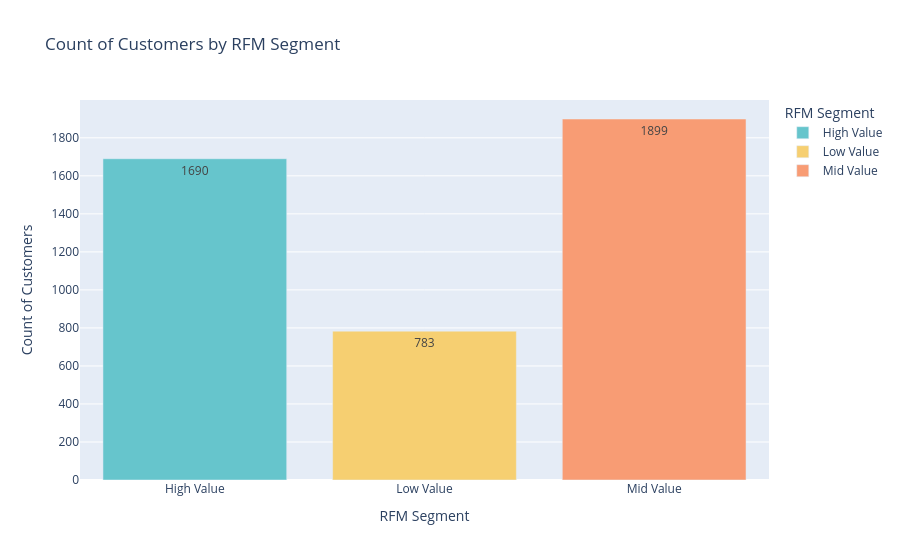

The notebook cell this image was saved under:
### Code cell
fig = px.bar(segment_count,
             x='RFM_Segment',
             y='Count',
             title='Count of Customers by RFM Segment',
             labels = {'RFM_Segment':'RFM Segment','Count':'Count of Customers'},
             color = 'RFM_Segment',
             color_discrete_sequence = px.colors.qualitative.Pastel,
             text='Count')
fig.show()

### Figure 1 — Plotly figure (JSON) as saved in the notebook; plotly's stock layout.template omitted (floating-point values rounded to 4 significant figures)
{"data": [{"hovertemplate": "RFM Segment=%{x}<br>Count of Customers=%{text}<extra></extra>", "legendgroup": "High Value", "marker": {"color": "rgb(102, 197, 204)", "pattern": {"shape": ""}}, "name": "High Value", "orientation": "v", "showlegend": true, "text": [1690.0], "textposition": "auto", "type": "bar", "x": ["High Value"], "xaxis": "x", "y": [1690], "yaxis": "y"}, {"hovertemplate": "RFM Segment=%{x}<br>Count of Customers=%{text}<extra></extra>", "legendgroup": "Low Value", "marker": {"color": "rgb(246, 207, 113)", "pattern": {"shape": ""}}, "name": "Low Value", "orientation": "v", "showlegend": true, "text": [783.0], "textposition": "auto", "type": "bar", "x": ["Low Value"], "xaxis": "x", "y": [783], "yaxis": "y"}, {"hovertemplate": "RFM Segment=%{x}<br>Count of Customers=%{text}<extra></extra>", "legendgroup": "Mid Value", "marker": {"color": "rgb(248, 156, 116)", "pattern": {"shape": ""}}, "name": "Mid Value", "orientation": "v", "showlegend": true, "text": [1899.0], "textposition": "auto", "type": "bar", "x": ["Mid Value"], "xaxis": "x", "y": [1899], "yaxis": "y"}], "layout": {"barmode": "relative", "legend": {"title": {"text": "RFM Segment"}, "tracegroupgap": 0}, "title": {"text": "Count of Customers by RFM Segment"}, "xaxis": {"anchor": "y", "categoryarray": ["High Value", "Low Value", "Mid Value"], "categoryorder": "array", "domain": [0, 1], "title": {"text": "RFM Segment"}}, "yaxis": {"anchor": "x", "domain": [0, 1], "title": {"text": "Count of Customers"}}}}
